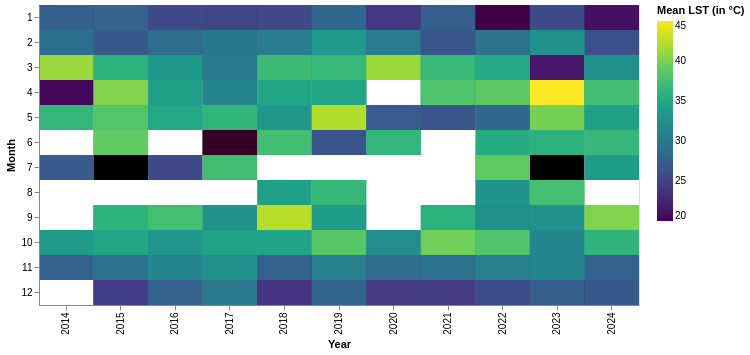

This figure's notebook cell:
### Code cell
# mean LST calendar heatmap
alt.Chart(df).mark_rect().encode(
    x='Year:O',
    y='Month:O',
    color=alt.Color(
        'MeanLST:Q', title = 'Mean LST (in °C)', scale=alt.Scale(scheme='viridis', domain=(20,45 ))),
    tooltip=[
        alt.Tooltip('Year:O', title='Year'),
        alt.Tooltip('Month:O', title='Month'),
        alt.Tooltip('MeanLST:Q', title='LST')
    ]).properties(width=600, height=300)

### Figure 1 — Vega-Lite specification as saved in the notebook (floating-point values rounded to 4 significant figures; data arrays with more than 128 entries replaced by an {"elided": "..."} marker saying what was removed)
{"config": {"view": {"continuousWidth": 300, "continuousHeight": 300}}, "data": {"name": "data-5f44a43c7094d484c75a412d0377ef90"}, "mark": {"type": "rect"}, "encoding": {"color": {"field": "MeanLST", "scale": {"domain": [20, 45], "scheme": "viridis"}, "title": "Mean LST (in °C)", "type": "quantitative"}, "tooltip": [{"field": "Year", "title": "Year", "type": "ordinal"}, {"field": "Month", "title": "Month", "type": "ordinal"}, {"field": "MeanLST", "title": "LST", "type": "quantitative"}], "x": {"field": "Year", "type": "ordinal"}, "y": {"field": "Month", "type": "ordinal"}}, "height": 300, "width": 600, "$schema": "https://vega.github.io/schema/vega-lite/v5.20.1.json", "datasets": {"data-5f44a43c7094d484c75a412d0377ef90": {"elided": "399 records"}}}
